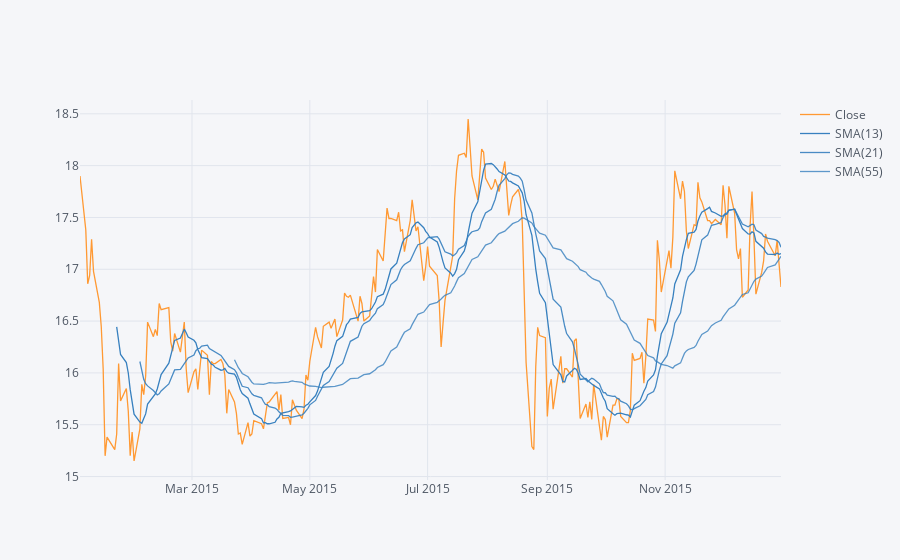

Notebook source saved alongside this figure:
### Markdown cell above
** Use .ta_plot(study='sma') to create a Simple Moving Averages plot of Morgan Stanley for the year 2015.**

### Code cell
df['BAC']['Close'].loc['2015-01-01':'2016-01-01'].ta_plot(study='sma',periods=[13,21,55],title='Simple Moving Averages')

### Figure 1 — Plotly figure (JSON) as saved in the notebook; plotly's stock layout.template omitted (floating-point values rounded to 4 significant figures; data arrays with more than 128 entries replaced by an {"elided": "..."} marker saying what was removed)
{"data": [{"line": {"color": "rgba(255, 153, 51, 1.0)", "dash": "solid", "shape": "linear", "width": 1.3}, "mode": "lines", "name": "Close", "text": "", "type": "scatter", "x": {"elided": "252 str values"}, "y": {"elided": "252 float values"}}, {"line": {"color": "rgba(55, 128, 191, 1.0)", "dash": "solid", "shape": "linear", "width": 1.3}, "mode": "lines", "name": "SMA(13)", "text": "", "type": "scatter", "x": {"elided": "252 str values"}, "y": {"elided": "252 mixed values"}}, {"line": {"color": "rgba(55, 128, 191, 0.8999999999999999)", "dash": "solid", "shape": "linear", "width": 1.3}, "mode": "lines", "name": "SMA(21)", "text": "", "type": "scatter", "x": {"elided": "252 str values"}, "y": {"elided": "252 mixed values"}}, {"line": {"color": "rgba(55, 128, 191, 0.7999999999999998)", "dash": "solid", "shape": "linear", "width": 1.3}, "mode": "lines", "name": "SMA(55)", "text": "", "type": "scatter", "x": {"elided": "252 str values"}, "y": {"elided": "252 mixed values"}}], "layout": {"legend": {"bgcolor": "#F5F6F9", "font": {"color": "#4D5663"}}, "paper_bgcolor": "#F5F6F9", "plot_bgcolor": "#F5F6F9", "title": {"font": {"color": "#4D5663"}}, "xaxis": {"gridcolor": "#E1E5ED", "showgrid": true, "tickfont": {"color": "#4D5663"}, "title": {"font": {"color": "#4D5663"}, "text": ""}, "zerolinecolor": "#E1E5ED"}, "yaxis": {"gridcolor": "#E1E5ED", "showgrid": true, "tickfont": {"color": "#4D5663"}, "title": {"font": {"color": "#4D5663"}, "text": ""}, "zerolinecolor": "#E1E5ED"}}}
